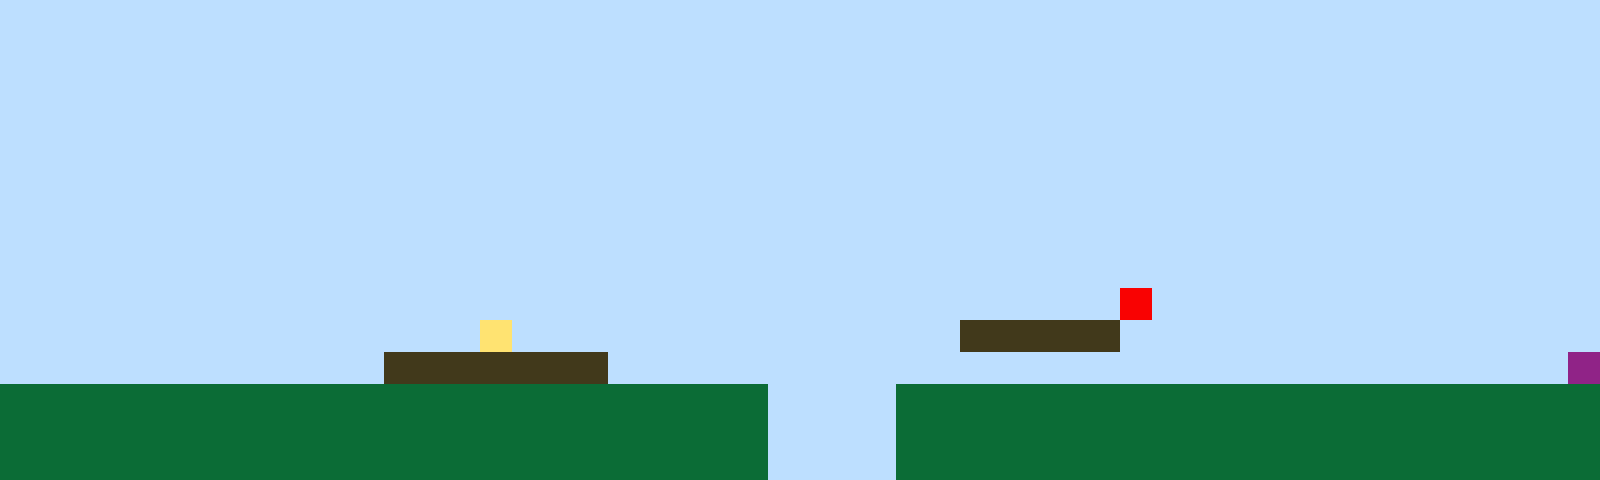

A 2D game scene composited from a Tiled map and its tileset images. What follows is a short description and the map's XML, with every tile layer's data as written:
An orthogonal 50x15 tile map with 32x32 px tiles, 1 tile layer (Tile Layer 1).

<map version="1.10" tiledversion="1.11.2" orientation="orthogonal" renderorder="right-up" width="50" height="15" tilewidth="32" tileheight="32" infinite="0" nextlayerid="2" nextobjectid="1"><editorsettings><export target="map1.csv" format="csv" /></editorsettings><tileset firstgid="1" name="sprites" tilewidth="32" tileheight="32" tilecount="6" columns="3"><image source="sprites.png" width="96" height="64" /></tileset><layer id="1" name="Tile Layer 1" width="50" height="15"><data encoding="csv">1,1,1,1,1,1,1,1,1,1,1,1,1,1,1,1,1,1,1,1,1,1,1,1,1,1,1,1,1,1,1,1,1,1,1,1,1,1,1,1,1,1,1,1,1,1,1,1,1,1,1,1,1,1,1,1,1,1,1,1,1,1,1,1,1,1,1,1,1,1,1,1,1,1,1,1,1,1,1,1,1,1,1,1,1,1,1,1,1,1,1,1,1,1,1,1,1,1,1,1,1,1,1,1,1,1,1,1,1,1,1,1,1,1,1,1,1,1,1,1,1,1,1,1,1,1,1,1,1,1,1,1,1,1,1,1,1,1,1,1,1,1,1,1,1,1,1,1,1,1,1,1,1,1,1,1,1,1,1,1,1,1,1,1,1,1,1,1,1,1,1,1,1,1,1,1,1,1,1,1,1,1,1,1,1,1,1,1,1,1,1,1,1,1,1,1,1,1,1,1,1,1,1,1,1,1,1,1,1,1,1,1,1,1,1,1,1,1,1,1,1,1,1,1,1,1,1,1,1,1,1,1,1,1,1,1,1,1,1,1,1,1,1,1,1,1,1,1,1,1,1,1,1,1,1,1,1,1,1,1,1,1,1,1,1,1,1,1,1,1,1,1,1,1,1,1,1,1,1,1,1,1,1,1,1,1,1,1,1,1,1,1,1,1,1,1,1,1,1,1,1,1,1,1,1,1,1,1,1,1,1,1,1,1,1,1,1,1,1,1,1,1,1,1,1,1,1,1,1,1,1,1,1,1,1,1,1,1,1,1,1,1,1,1,1,1,1,1,1,1,1,1,1,1,1,1,1,1,1,1,1,1,1,1,1,1,1,1,1,1,1,1,1,1,1,1,1,1,1,1,1,1,1,1,1,1,1,1,1,1,1,1,1,1,1,1,1,1,1,1,1,1,1,1,1,1,1,1,1,1,1,1,1,1,1,1,1,1,1,1,1,1,1,1,1,1,1,1,1,1,1,1,1,1,1,1,1,1,1,1,1,1,1,1,1,1,1,1,1,1,1,1,1,1,1,1,1,1,1,1,1,1,1,1,1,1,1,1,1,1,1,1,1,1,1,1,1,1,1,1,1,1,1,1,1,5,1,1,1,1,1,1,1,1,1,1,1,1,1,1,1,1,1,1,1,1,1,1,1,1,1,1,1,1,1,4,1,1,1,1,1,1,1,1,1,1,1,1,1,1,3,3,3,3,3,1,1,1,1,1,1,1,1,1,1,1,1,1,1,1,1,1,1,1,1,1,1,1,1,1,1,1,3,3,3,3,3,3,3,1,1,1,1,1,1,1,1,1,1,1,1,1,1,1,1,1,1,1,1,1,1,1,1,1,1,1,1,1,1,6,2,2,2,2,2,2,2,2,2,2,2,2,2,2,2,2,2,2,2,2,2,2,2,2,1,1,1,1,2,2,2,2,2,2,2,2,2,2,2,2,2,2,2,2,2,2,2,2,2,2,2,2,2,2,2,2,2,2,2,2,2,2,2,2,2,2,2,2,2,2,2,2,2,2,1,1,1,1,2,2,2,2,2,2,2,2,2,2,2,2,2,2,2,2,2,2,2,2,2,2,2,2,2,2,2,2,2,2,2,2,2,2,2,2,2,2,2,2,2,2,2,2,2,2,1,1,1,1,2,2,2,2,2,2,2,2,2,2,2,2,2,2,2,2,2,2,2,2,2,2</data></layer></map>
